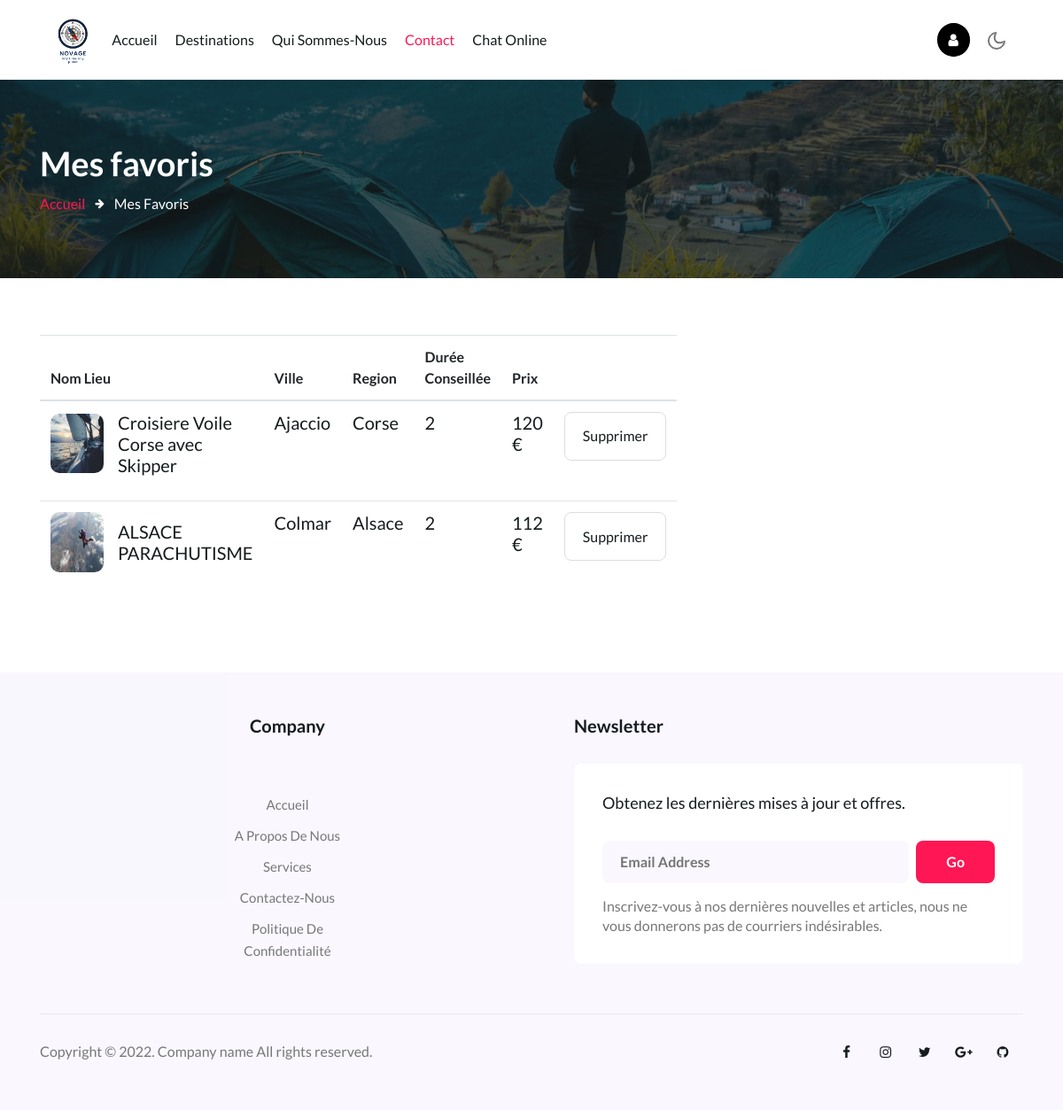
Screenshot of /favos (signed in) with the database file from the repository.
### tables this page shows
CREATE TABLE Lieu(
idLieu INTEGER NOT NULL PRIMARY KEY,
nomLieu VARCHAR(255) NOT NULL,
descLieu VARCHAR(255), 
dureeConseillee INTEGER, 
prix INTEGER,
idVille INTEGER NOT NULL,
CONSTRAINT fk_Ville
	FOREIGN KEY (idVille)
	REFERENCES Ville(idVille)
	ON DELETE CASCADE
);

CREATE TABLE Ville (
idVille INTEGER NOT NULL PRIMARY KEY, 
nomVille VARCHAR (255) NOT NULL, 
idRegion INTEGER NOT NULL,
CONSTRAINT fk_Region 
	FOREIGN KEY (idRegion)
	REFERENCES Region(idRegion)
	ON DELETE CASCADE
);

CREATE TABLE Region (
idRegion INTEGER NOT NULL PRIMARY KEY, 
nomRegion VARCHAR(255) NOT NULL
, "gastronomie" VARCHAR(1000));

### test.py (the view)
@app.route('/favos', methods=['GET', 'POST'])
def favos_page():
    if request.method == 'GET':
        con = connection()
        query = f'''select  idLieu, nomLieu, nomVille, nomRegion, dureeConseillee, prix from lieu, ville, region
        where lieu.idville = ville.idville
        and ville.idRegion=Region.idRegion
        and  idLieu in
        (select idLieu
        from ajouter
        where idUti = {session['userid']});'''
        list_like = select_donne(con, query)
        print('like:', list_like)
        return render_template('like.html', li=list_like)

### test.py (called while the page is built)
def connection():
    if not os.path.exists('db/novage_db.sqlite3'):
        print(f"Le fichier {'db/novage_db.sqlite3'} n'existe pas")
        connection = None
    else:
        try:
            connection = sqlite3.connect('db/novage_db.sqlite3')
            print("Connection to SQLite réussi")
        except OSError as e:
            print(f"The error {e} occured")
    return connection

def select_donne(connect, query):
    cursor = connect.cursor()
    try:
        cursor.execute(query)
    except EOFError as e:
        print("Error execute query!")
    result = cursor.fetchall()
    connect.close()
    return result

### templates/like.html (shortened to what this page needs)
{% extends "layout_contenu.html" %}
{% block page_active4 %}active{% endblock %}
{% block sous_title%}Mes favoris{% endblock %}
{% block lien %}index.html{% endblock %}
{% block last_page %}Accueil{% endblock %}
{% block current_page %}Mes favoris{% endblock %}
{% block bar %}
<section class="w3l-contact" id="contact">
  <div class="contact-infubd py-5">
    <div class="container py-lg-3">
      <div class="contact-grids row">
        <div class="col-lg-6 mt-lg-0 mt-5 contact-right">
    <table class="table table-hover table-cards align-items-center">
    <thead>
        <tr>
            <th scope="col">Nom Lieu</th>
            <th scope="col">Ville</th>
            <th scope="col">Region</th>
            <th scope="col">Durée Conseillée</th>
            <th scope="col">Prix</th>
            <th scope="col"></th>
        </tr>
    </thead>
    <tbody>
    {% for favorite in li %}
        <tr class="bg-white">
            <th scope="row">
                <div class="media align-items-center">
                    <img src="static/assets/images/lieu/{{ favorite[0] }}.jpg" style="width: 60px" class="avatar avatar-lg mr-3">
                    <div class="media-body">
                        <h6 class="h5 font-weight-normal mb-0">{{ favorite[1] }}</h6>
                    </div>
                </div>
            </th>
            <td>  <h6 class="h5 font-weight-normal mb-0">{{ favorite[2] }}</h6></td>
            <td>  <h6 class="h5 font-weight-normal mb-0">{{ favorite[3] }}</h6></td>
            <td>  <h6 class="h5 font-weight-normal mb-0">{{ favorite[4] }}</h6></td>
            <td>  <h5 class="h5 font-weight-normal mb-0">{{ favorite[5] }} €</h5></td>
            <td><form class="signin-form" action="/delete/{{ favorite[0] }}" method="post" style="display:inline;">
                <input type="submit" value="Supprimer" onclick="return confirm('Êtes-vous sûr(e) de vouloir supprimer ce favori ?')" class="btn btn-primary" ><i class="fa-thin fa-trash"></i></input>
                </form></td>
        </tr>
    {%  endfor %}
    </tbody>
</table>
    </div>
</section>
{% endblock %}

### templates/layout_contenu.html (shortened to what this page needs)
{% extends "layout.html" %}
{% block content %}
 <section class="w3l-about-breadcrumb text-left">
    <div class="breadcrumb-bg breadcrumb-bg-about py-sm-5 py-4">
      <div class="container py-2">
        <h2 class="title">{% block sous_title%}{% endblock %}</h2>
        <ul class="breadcrumbs-custom-path mt-2">
          <li><a href="{% block lien %}{% endblock %}">{% block last_page %}{% endblock %}</a></li>
          <li class="active"><span class="fa fa-arrow-right mx-2" aria-hidden="true"></span> {% block current_page %}{% endblock %} </li>
        </ul>
      </div>
    </div>
  </section>
{% block bar %}
    {% endblock %}
{% endblock %}

### templates/layout.html (shortened to what this page needs)
<!doctype html>
<html lang="zxx">
<head>
  {% block styles %}
  <link rel="stylesheet" href="{{ url_for('static',filename='assets/css/style-starter.css')}}">
  {% endblock %}
</head>
<body>
  <header id="site-header" class="fixed-top">
    <div class="container">
      <nav class="navbar navbar-expand-lg stroke">
      <a class="navbar-brand" href="{{ url_for('index_page') }}">
          <img src="{{ url_for('static',filename='/assets/images/logo2.png')}}" alt="Your logo" title="Your logo" style="height:70px;" />
      </a>
        <div class="collapse navbar-collapse" id="navbarTogglerDemo02">
          <ul class="navbar-nav mr-auto">
            <li class="nav-item {% block page_active1 %}{% endblock %}">
              <a class="nav-link" href="/">Accueil {%block page_current1 %}{% endblock %}</a>
            </li>
            <li class="nav-item {% block page_active2 %}{% endblock %}" >
              <a class="nav-link" href="{{ url_for('destination_page') }}">Destinations {%block page_current2 %}{% endblock %}</a>
            </li>
            <li class="nav-item {% block page_active3 %}{% endblock %}">
              <a class="nav-link" href="{{ url_for('about_page') }}">Qui sommes-nous {%block page_current3 %}{% endblock %}</a>
            </li>
            <li class="nav-item {% block page_active4 %}{% endblock %}">
              <a class="nav-link" href="{{ url_for('contact_page') }}">Contact {%block page_current4 %}{% endblock %}</a>
            </li>
          <li class="nav-item {% block page_active5 %}{% endblock %}">
              <a class="nav-link" href="{{ url_for('chat_page') }}">Chat online {%block page_current5 %}{% endblock %}</a>
            </li>
          </ul>
        </div>
        <div class="d-lg-block mobile-position1">
            <div class="dropdown">
                <button class="btn btn-primary btn-icon-only rounded-circle" type="button" id="dropdown_user_account"
                  data-toggle="dropdown" aria-haspopup="true" aria-expanded="false">
                  <span class="btn-inner--icon">
                    <i class="fa fa-user"></i>
                  </span>
                </button>
              </div>
        </div>
        <div class="mobile-position">
          <nav class="navigation">
            <div class="theme-switch-wrapper">
              <label class="theme-switch" for="checkbox">
                <div class="mode-container">
                  <i class="gg-moon"></i>
                </div>
              </label>
            </div>
          </nav>
        </div>
      </nav>
    </div>
  </header>
  {% block content %}
  {%  endblock %}
  <footer>
    <section class="w3l-footer">
      <div class="w3l-footer-16-main py-5">
        <div class="container">
          <div class="row">
            <div class="col-lg-6 column">
              <div class="row">
                <div class="col-md-4 column footer-c">
                  <h3>Company</h3>
                  <br>
                  <ul class="footer-gd-16">
                    <li><a href="/">Accueil</a></li>
                    <li><a href="{{ url_for('about_page') }}">A propos de nous</a></li>
                    <li><a href="{{ url_for('destination_page') }}">Services</a></li>
                    <li><a href="{{ url_for('about_page') }}">Contactez-nous</a></li>
                    <li><a href="{{ url_for('politique_page') }}">Politique de confidentialité</a></li>
                  </ul>
                </div>
              </div>
            </div>
            <div class="col-lg-6 col-md-12 column pl-lg-5 column4 mt-lg-0 mt-5 ">
              <h3>Newsletter </h3>
              <div class="end-column">
                <h4>Obtenez les dernières mises à jour et offres.</h4>
                <form action="news.html" class="subscribe" method="post">
                  <input type="email" name="email" placeholder="Email Address" required="">
                  <button type="submit">Go</button>
                </form>
                <p>Inscrivez-vous à nos dernières nouvelles et articles, nous ne vous donnerons pas de courriers indésirables.</p>
              </div>
            </div>
          </div>
          <div class="d-flex below-section justify-content-between align-items-center pt-4 mt-5">
            <div class="columns text-lg-left text-center">
              <p>Copyright &copy; 2022. Company name All rights reserved.</p>
            </div>
            <div class="columns-2 mt-lg-0 mt-3">
              <ul class="social">
                <li><a href="https://fr-fr.facebook.com/"><span class="fa fa-facebook" aria-hidden="true"></span></a>
                </li>
                <li><a href="https://www.instagram.com/?hl=fr"><span class="fa fa-instagram"
                      aria-hidden="true"></span></a>
                </li>
                <li><a href="https://twitter.com/?lang=fr"><span class="fa fa-twitter" aria-hidden="true"></span></a>
                </li>
                <li><a href="https://www.google.com/intl/fr/gmail/about/"><span class="fa fa-google-plus"
                      aria-hidden="true"></span></a>
                </li>
                <li><a href="https://github.com/"><span class="fa fa-github" aria-hidden="true"></span></a>
                </li>
              </ul>
            </div>
          </div>
        </div>
      </div>
    </section>
  </footer>
</body>
</html>

### rows the page displays
Lieu: shows a picture, nomLieu "Croisiere Voile Corse avec Skipper", nomVille "Ajaccio", nomRegion "Corse", dureeConseillee "2", prix "120"
Lieu: shows a picture, nomLieu "ALSACE PARACHUTISME", nomVille "Colmar", nomRegion "Alsace", dureeConseillee "2", prix "112"
